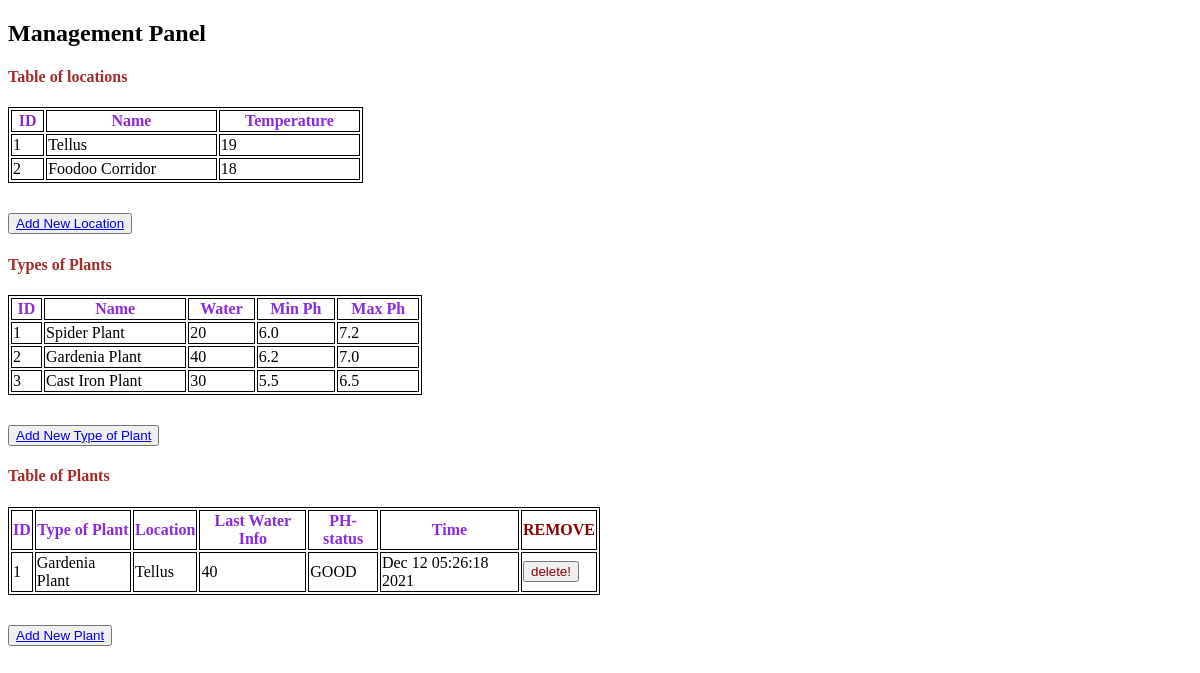
/admin, run on an earlier commit of the app's database.
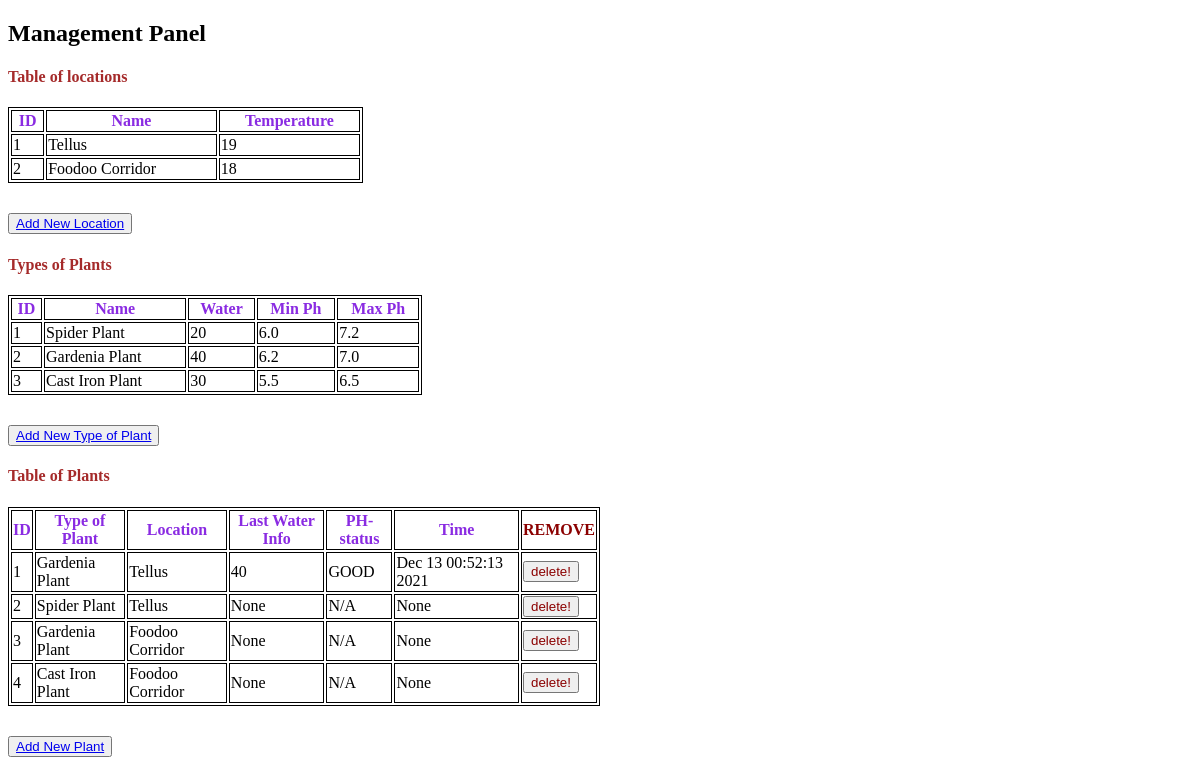
And on a later commit of the database.
### tables this page shows
CREATE TABLE location(
    id INTEGER primary KEY AUTOINCREMENT,
    name TEXT,
    max_temperature INTEGER
);

CREATE TABLE plant_pot (
    id INTEGER primary KEY AUTOINCREMENT,
    name TEXT,
    max_water_amount INTEGER,
    min_ph_level FLOAT,
    max_ph_level FLOAT
);

CREATE TABLE repository(
    id INTEGER primary key AUTOINCREMENT,
    location_id INTEGER,
    plant_pot_id INTEGER,
    time TEXT,
    water_level INTEGER,
    ph_level FLOAT,
    FOREIGN KEY(location_id) REFERENCES location(id),
    FOREIGN KEY(plant_pot_id) REFERENCES plant_pot(id)
);

### Server/api.py (the view)
@bp.route("/admin", methods=['GET', 'POST'])
def admin_page():
    if request.method == "GET":
        return render_template("admin.html",
                               locations=select_all_locations(),
                               types=select_all_plants(),
                               repo=select_all_from_repo())

### Server/db.py (called while the page is built)
def get_db():
    if 'db' not in g:
        g.db = sqlite3.connect(
            current_app.config['DATABASE'],
            detect_types=sqlite3.PARSE_DECLTYPES
        )
        g.db.row_factory = sqlite3.Row
    return g.db

def select_all_plants():
    db = get_db()
    res = db.execute("SELECT * FROM plant_pot").fetchall()
    lis = None
    if res is not None:
        lis = []
        for p in res:
            lis.append(PlantPot(p[0], p[1], p[2], p[3], p[4]))
    return lis

def select_all_locations():
    db = get_db()
    res = db.execute("SELECT * FROM location").fetchall()
    lis = None
    if res is not None:
        lis = []
        for p in res:
            lis.append((Location(p[0], p[1], p[2])))
    return lis

def select_all_from_repo():
    db = get_db()
    res = db.execute("SELECT repository.*, location.name, plant_pot.name, plant_pot.min_ph_level, "
                     "plant_pot.max_ph_level "
                     "FROM repository LEFT JOIN location ON repository.location_id = location.id "
                     "LEFT JOIN plant_pot ON repository.plant_pot_id = plant_pot.id").fetchall()
    lis = None
    if res is not None:
        lis = []
        for p in res:
            lis.append(Repository(p[0], p[3], p[4], p[5], p[6], p[7], p[8], p[9]))
    return lis

### Server/templates/admin.html (shortened to what this page needs)
<!DOCTYPE html>
<html lang="en">
<head>
</head>
<body>
<div>
    <h2>Management Panel</h2>
    <div>
        <h4>Table of locations</h4>
        <table style="width: 30%">
            <tr>
                <th>ID</th>
                <th>Name</th>
                <th>Temperature</th>
            </tr>
            {% for loc in locations %}
            <tr>
                <td>{{  loc.id  }}</td>
                <td>{{  loc.name  }}</td>
                <td>
                    <div id="{{ "t3" ~ loc.id ~ "" }}">{{  loc.max_temperature  }}</div>
                </td>
            </tr>
            {% endfor %}
        </table>
        <div>
            <button><a href="/add_location">Add New Location</a></button>
        </div>
    </div>
    <div>
        <h4>Types of Plants</h4>
        <table style="width: 35%">
            <tr>
                <th>ID</th>
                <th>Name</th>
                <th>Water</th>
                <th>Min Ph</th>
                <th>Max Ph</th>
            </tr>
            {% for ty in types %}
            <tr>
                <td>{{ ty.id }}</td>
                <td>{{ ty.name }}</td>
                <td>{{ ty.max_water_amount }}</td>
                <td>{{ ty.min_ph_level }}</td>
                <td>{{ ty.max_ph_level }}</td>
            </tr>
            {% endfor %}
        </table>
        <div>
            <button><a href="/add_plant">Add New Type of Plant</a></button>
        </div>
    </div>
    <div>
        <h4>Table of Plants</h4>
        <table style="width: 50%">
            <tr>
                <th>ID</th>
                <th>Type of Plant</th>
                <th>Location</th>
                <th>Last Water Info</th>
                <th>PH-status</th>
                <th>Time</th>
                <th style="color: darkred">REMOVE</th>
            </tr>
            {% for plant in repo %}
            <tr>
                <td>{{  plant.id  }}</td>
                <td>{{  plant.plant_pot  }}</td>
                <td>{{  plant.location  }}</td>
                <td>{{  plant.water_level  }}</td>
                <td>{{  plant.ph_level  }}</td>
                <td>{{  plant.time  }}</td>
                <td style="align-content: center"><form method="POST" action={{ "/remove_pot?id=" ~ plant.id ~ "" }}>
                    <input type="submit" onclick="return confirm('Are you sure?')" value="delete!" style="color: darkred"/>
                </form></td>
            </tr>
            {% endfor %}
        </table>
        <div>
            <button><a href="/add_plant_to_location">Add New Plant</a></button>
        </div>
    </div>
</div>
</body>
</html>

### Server/templates/admin.html (style rules this page uses)
table, th, td { border:1px solid black; }
th { color: blueviolet; }
table { margin-top: 10px; margin-bottom: 30px; }
h4 { color: brown; }

What changed in the data, as far as the page shows it:
changed repository id 1: time "Dec 12 05:26:18 2021" → "Dec 13 00:52:13 2021"
added repository: id "2", plant_pot "Spider Plant", location "Tellus", water_level "None", ph_level "N/A", time "None"
added repository: id "3", plant_pot "Gardenia Plant", location "Foodoo Corridor", water_level "None", ph_level "N/A", time "None"
added repository: id "4", plant_pot "Cast Iron Plant", location "Foodoo Corridor", water_level "None", ph_level "N/A", time "None"
